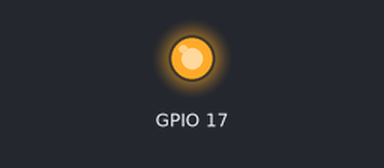
Bench run of a program on a simulated Raspberry Pi (BCM pin numbers), started with the argument 3. On the bench: output pins drawn as LEDs (lit = HIGH). At 0.0 s the program stops and its outputs stay as they are.

Above: at 0.1 s.
Timing chart, 0 to 1.5 s (numbered marks = the images above):
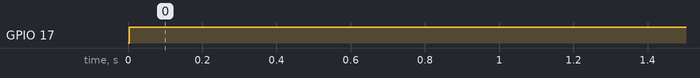

The program:

write_direction.py
```python
import pigpio
import sys
#import RPi.GPIO as GPIO

'''
GPIO.setmode(GPIO.BCM)
GPIO.setwarnings(False)
GPIO.setup(17, GPIO.OUT)
if int(sys.argv[1]) == 0:
  GPIO.output(17, GPIO.LOW)
else:
  GPIO.output(17, GPIO.HIGH)
'''

pi = pigpio.pi()
pi.set_mode(17, pigpio.OUTPUT)
if int(sys.argv[1]) == 0:
  pi.write(17, 0)
else:
  pi.write(17, 1)
pi.stop()
```

Measured:
- by itself, GPIO 17: LOW → HIGH at 0.00 s
